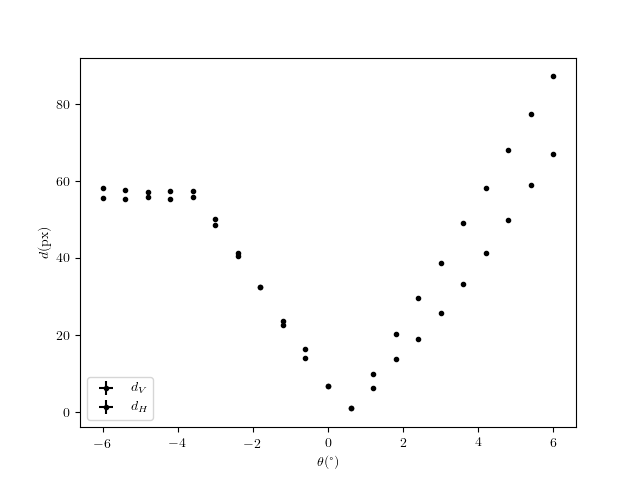

This figure's Python source:
import numpy as np
import matplotlib.pyplot as plt
from PIL import Image
from scipy.optimize import curve_fit
from mpl_toolkits.mplot3d import axes3d

plt.rc("text", usetex = True)
plt.rc("text.latex", preamble = r"\usepackage[utf8]{inputenc} \usepackage{siunitx} \usepackage[version = 4]{mhchem} \usepackage{physics}")
plt.rc("font", **{"family": "serif", "serif": ["Computer Modern"]})

angles = np.linspace(-6, 6, 21, endpoint = True)
angles_raw = ["%.1f" % theta for theta in angles]
photos_V = np.array([np.array(Image.open("cuarta_calibracion/Imagenes_PTBD(Vertical)/" + angle + ".tif").convert("L")) for angle in angles_raw])
photos_H = np.array([np.array(Image.open("cuarta_calibracion/Imagenes_PTBD(Horizontal)/" + angle + ".tif").convert("L")) for angle in angles_raw])

#We take a naive approach towards the calculation of the centroid by splitting in half the picture. This should work relatively well after the fourth photo.

rangex = len(photos_V[0,:,:])
rangey = len(photos_V[0,0,:])
centroids_V = np.zeros((len(angles), 2))
centroids_H = np.zeros((len(angles), 2))

for i in range(0,len(angles)):

	#calculate centroid of ith photo

	for n in range(0,rangex):
		for m in range(0,rangey):
			centroids_V[i,0] += photos_V[i,n,m]*m
			centroids_V[i,1] += photos_V[i,n,m]*n
			centroids_H[i,0] += photos_H[i,n,m]*m
			centroids_H[i,1] += photos_H[i,n,m]*n
	centroids_V[i] = centroids_V[i]/np.sum(photos_V[i,:,:])
	centroids_H[i] = centroids_H[i]/np.sum(photos_H[i,:,:])

distances = np.linalg.norm(centroids_V-centroids_H, axis = 1)

minarg = np.argmin(distances)

origin = (centroids_V[minarg]+centroids_H[minarg])/2

centroids_V = centroids_V-origin
centroids_H = centroids_H-origin

fig, ax = plt.subplots()
ax.errorbar(angles, np.linalg.norm(centroids_V, axis = 1), xerr = 0.005, yerr = 0.5, fmt = "o", c = "k", ms = 3, label = "$d_V$")
ax.errorbar(angles, np.linalg.norm(centroids_H, axis = 1), xerr = 0.005, yerr = 0.5, fmt = "o", c = "k", ms = 3, label = "$d_H$")
#ax.plot(angles[3:], fit[0]*angles[3:]+fit[1], c = "k", label = r"$d = %.2f \si{px} \theta + %.2f \si{px}$" % (fit[0], fit[1]))
ax.set_xlabel(r"$\theta(\si{\degree})$")
ax.set_ylabel(r"$d(\si{px})$")
ax.legend(loc = "lower left")
fig.savefig("calibracion_4.png")
plt.close(fig)
